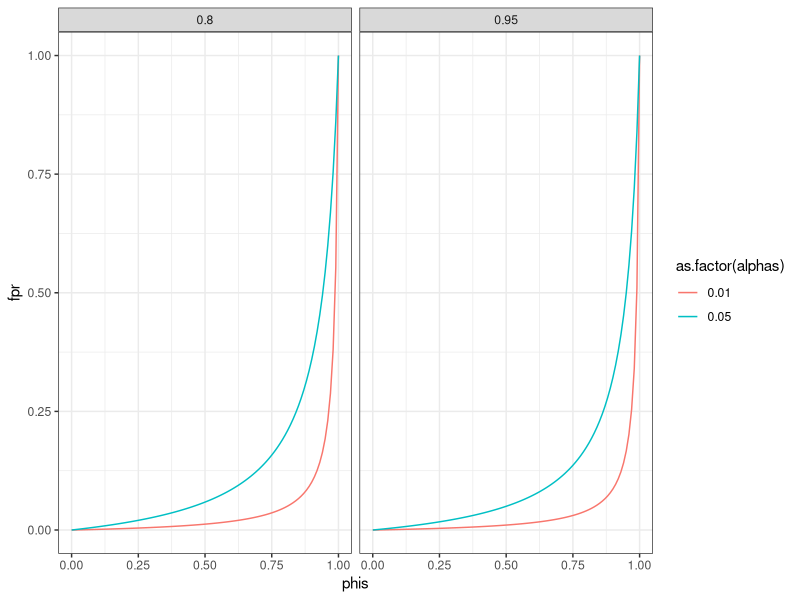
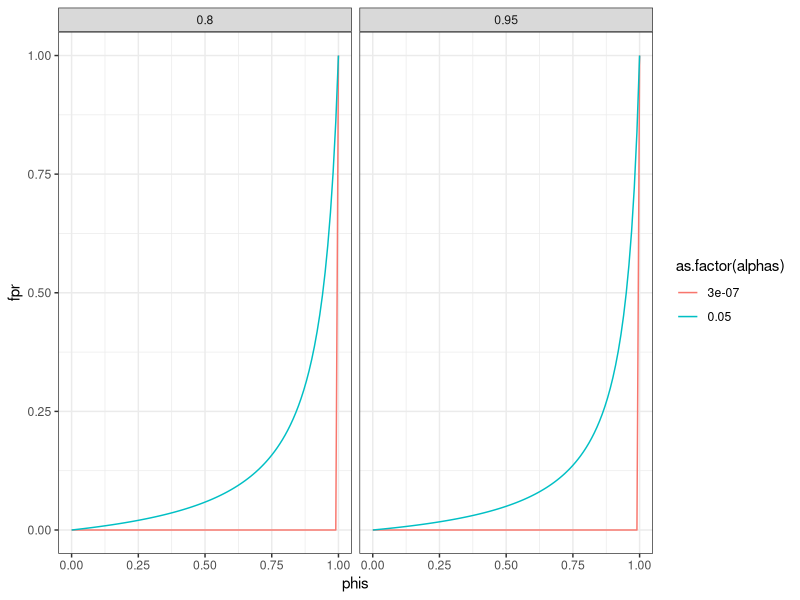
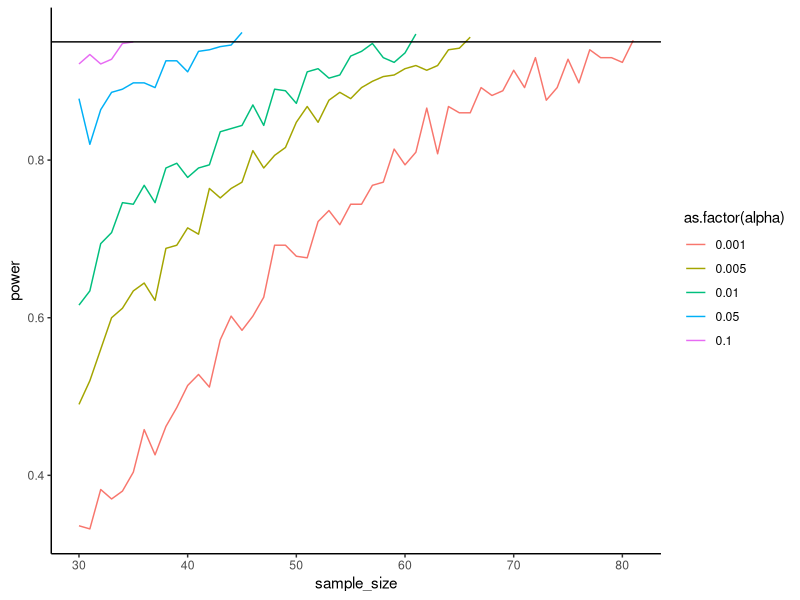
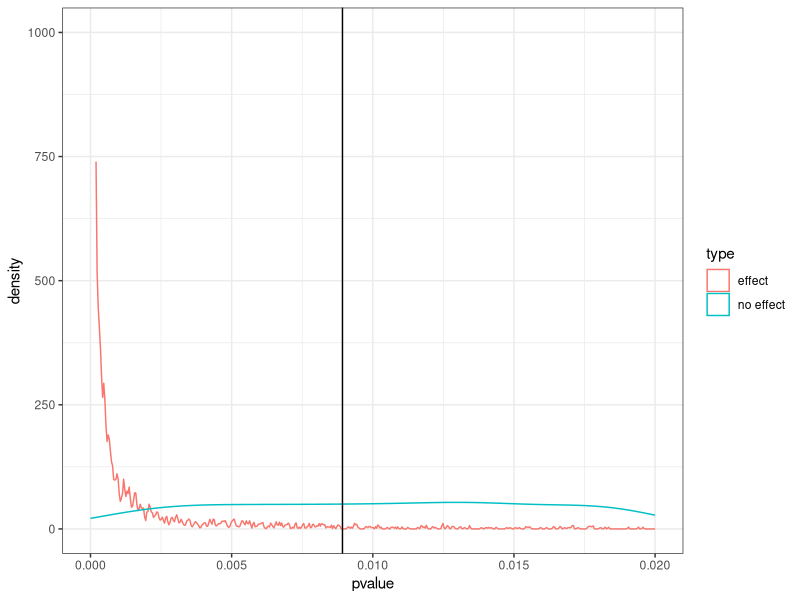
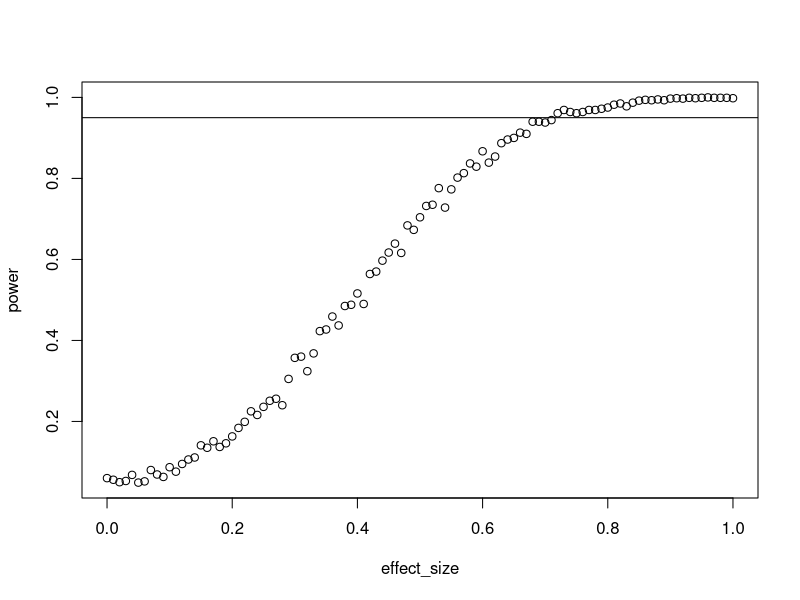
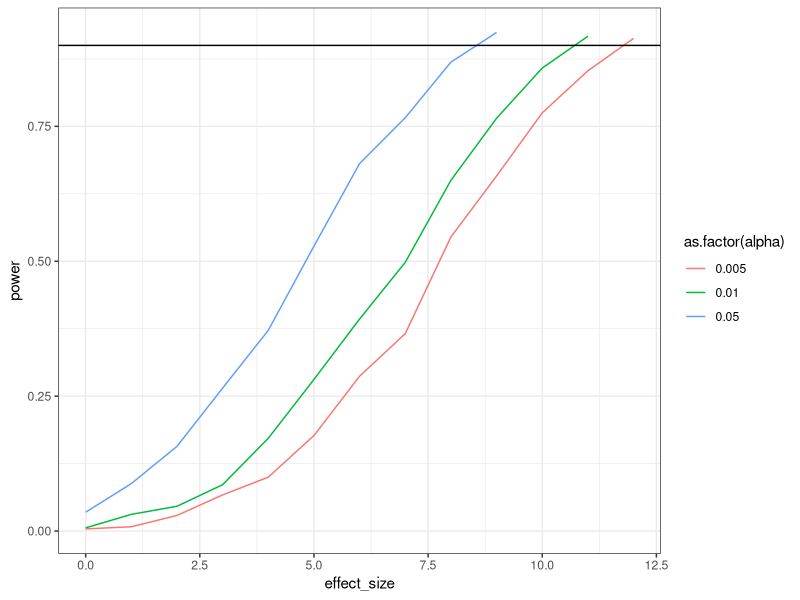
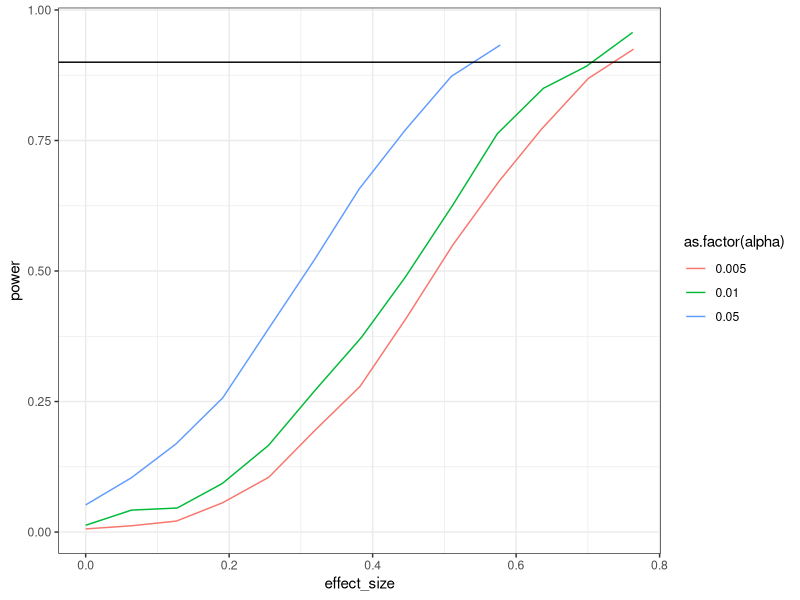

Reproduce these figures in R, in order.
## ---- chunk 1
#| echo: true

iq_scores <- seq(100, 105, 1)
sample_size <- c(10, 20)
d <- expand.grid(iq_scores, sample_size)

d
## ---- chunk 2
phis <- seq(0, 1, 0.01)
alphas <- c(standard = .05, low = .01)
power <- c(0.80, 0.95)

d <- expand.grid(phis, alphas, power)
names(d) <- c("phis", "alphas", "power")
d$fpr <- (d$phis * d$alphas) / ((d$phis * d$alphas) + (d$power * (1 - d$phis)))

library(ggplot2)
ggplot(d, aes(x = phis, y = fpr, color = as.factor(alphas))) + geom_line() + facet_wrap(~ power) + theme_bw()
## ---- chunk 3
phis <- seq(0, 1, 0.01)
alphas <- c(standard = .05, physics = 3*10^-7)
power <- c(0.80, 0.95)

d <- expand.grid(phis, alphas, power)
names(d) <- c("phis", "alphas", "power")
d$fpr <- (d$phis * d$alphas) / ((d$phis * d$alphas) + (d$power * (1 - d$phis)))

ggplot(d, aes(x = phis, y = fpr, color = as.factor(alphas))) + geom_line() + facet_wrap(~ power) + theme_bw()
## ---- chunk 4
library(MASS)

means <- c(pre = 4, post = 4.3)
pre_sd <- 0.4
post_sd <- 0.7
correlation <- 0.65
alphas <- c(0.005, 0.001, 0.01, 0.05, 0.10)
runs <- 500
n_max <- 110

sigma <- 
    matrix(
      c(
        pre_sd**2,
        correlation * pre_sd * post_sd,
        correlation * pre_sd * post_sd,
        post_sd**2
      ),
      ncol = 2
    )

outcomes <- 
  data.frame(
    sample_size = NULL,
    alpha = NULL,
    power = NULL
  )

for (analpha in alphas) {
  
  n <- 30
  power <- 0
  
  while (power < 0.95 & n <= n_max) {
    
    pvalues <- NULL
    
    for (i in 1:runs) {
      
      d <- as.data.frame(
        mvrnorm(
          n,
          means,
          sigma
        )
      )
      
      t <- t.test(d$pre, d$post, paired = TRUE)
      
      pvalues[i] <- t$p.value
    }
    
    power <- sum(pvalues < analpha) / length(pvalues)
    
    outcomes <- rbind(
      outcomes,
      data.frame(
        sample_size = n,
        alpha = analpha,
        power = power
      )
    )
    
    n <- n + 1
  }
}

ggplot(outcomes, aes(x = sample_size, y = power, color = as.factor(alpha))) + geom_line() + geom_hline(yintercept = 0.95) + theme_classic()
## ---- chunk 5
set.seed(42)

n <- 1e3
m <- 100
sd <- 15
sesoi <- 3
draws <- 1e4
alpha <- 0.008925552

pvalues <- NULL
nulls <- NULL

for (i in 1:draws) {
  
  control <- rnorm(n, m, sd)
  treatment <- rnorm(n, m + sesoi, sd)
  
  pvalues[i] <- t.test(control, treatment, alternative = "less")$p.value
  
  control <- rnorm(n, m, sd)
  treatment <- rnorm(n, m, sd)
  
  nulls[i] <- t.test(control, treatment, alternative = "less")$p.value
}

power <- sum(pvalues < alpha) / length(pvalues)

d <- data.frame(
  pvalue = c(pvalues, nulls),
  type = rep(c("effect", "no effect"), each = draws)
)

ggplot(d, aes(x = pvalue, color = type)) + geom_density() + xlim(c(0, 0.02)) + ylim(c(0, draws/10)) + geom_vline(xintercept = alpha) + theme_bw()
## ---- chunk 6
set.seed(42)

n <- 27
effects <- seq(0, 1, 0.01)
draws <- 1e3


outcomes <- 
  data.frame(
    effect_size = NULL,
    power = NULL
  )

for (aneffect in effects) {
  
  pvalues <- NULL
  
  for (i in 1:draws) {
    
    differences <- rnorm(n, aneffect)
    
    t <- t.test(differences, mu = 0)
    
    pvalues[i] <- t$p.value
  }
  
  outcomes <- 
    rbind(
      outcomes,
      data.frame(
        effect_size = aneffect,
        power = sum(pvalues < 0.05) / length(pvalues)
      )
    )
}

with(outcomes, plot(effect_size, power))
abline(h = 0.95)
## ---- chunk 7
n <- 32
sd_control <- 16
sd_treatment <- 13
correlation <- 0.4
alphas <- c(0.005, 0.01, 0.05)
runs <- 1e3

library(MASS)

outcomes <- 
  data.frame(
    effect_size = NULL,
    alpha = NULL,
    power = NULL
  )

for (analpha in alphas) {
  
  effect_size <- 0
  power <- 0
  
  while (power < 0.90) {
    
    pvalues <- NULL
    
    means <- c(control = 56, treatment = 56 + effect_size)
    
    sigma <- 
      matrix(
        c(
          sd_control**2,
          correlation * sd_control * sd_treatment,
          correlation * sd_control * sd_treatment,
          sd_treatment**2
        ),
        ncol = 2
      )
    
    for (i in 1:runs) {
      
      d <- as.data.frame(
        mvrnorm(
          n,
          means,
          sigma
        )
      )
      
      t <- t.test(d$control, d$treatment, paired = TRUE, alternative = "less")
      
      pvalues[i] <- t$p.value
    }
    
    power <- sum(pvalues < analpha) / length(pvalues)
    
    outcomes <- rbind(
      outcomes,
      data.frame(
        effect_size = effect_size,
        alpha = analpha,
        power = power
      )
    )
    
    effect_size <- effect_size + 1
  }
}

ggplot(outcomes, aes(x = effect_size, y = power, color = as.factor(alpha))) + geom_line() + geom_hline(yintercept = 0.9) + theme_bw()
## ---- chunk 8
n <- 32
sd_control <- 16
sd_treatment <- 13
correlation <- 0.4
alphas <- c(0.005, 0.01, 0.05)
runs <- 1e3

library(MASS)

outcomes <- 
  data.frame(
    effect_size = NULL,
    alpha = NULL,
    power = NULL
  )

for (analpha in alphas) {
  print(analpha)
  effect_size <- 0
  power <- 0
  
  while (power < 0.90) {
    
    pvalues <- NULL
    ds <- NULL
    means <- c(control = 56, treatment = 56 + effect_size)
    
    sigma <- 
      matrix(
        c(
          sd_control**2,
          correlation * sd_control * sd_treatment,
          correlation * sd_control * sd_treatment,
          sd_treatment**2
        ),
        ncol = 2
      )
    
    for (i in 1:runs) {
      
      d <- as.data.frame(
        mvrnorm(
          n,
          means,
          sigma
        )
      )
      
      t <- t.test(d$control, d$treatment, paired = TRUE, alternative = "less")
      
      pvalues[i] <- t$p.value
      
      ds[i] <- (effect_size - 0) / sd(d$control-d$treatment)
    }
    
    power <- sum(pvalues < analpha) / length(pvalues)
    
    outcomes <- rbind(
      outcomes,
      data.frame(
        effect_size = mean(ds),
        alpha = analpha,
        power = power
      )
    )
    
    effect_size <- effect_size + 1
  }
}

ggplot(outcomes, aes(x = effect_size, y = power, color = as.factor(alpha))) + geom_line() + geom_hline(yintercept = 0.9) + theme_bw()
